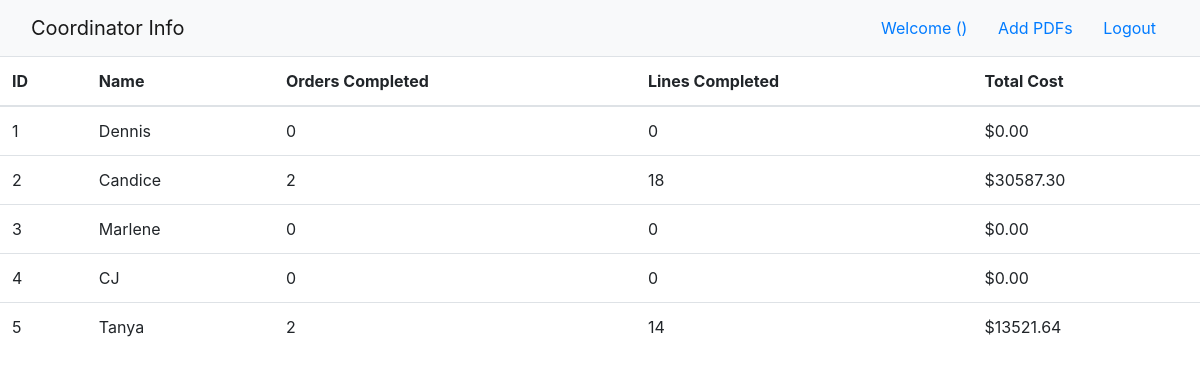
The app's page /index/ with its own data.
### ProductivityApp/models.py (models this page shows, shortened)
class Coordinator(models.Model):
    id = models.AutoField(primary_key = True)
    name = models.CharField(null = False, max_length = 50)
    orders_completed = models.IntegerField(default = 0)
    lines_completed = models.IntegerField(default = 0)
    total_cost = models.DecimalField(default = 0, max_digits = 10, decimal_places = 2)

### ProductivityApp/views.py (the view)
# urls.py: path("index/", view = views.get_coordinators, name = "index"),
def get_coordinators(request):
    if request.method == "GET":
        context = {"coordinators": models.Coordinator.objects.all()}
        return render(request, "index.html", context)

### ProductivityApp/templates/index.html (shortened to what this page needs)
<!DOCTYPE html>
<html lang="en">
    <head>
        <link rel="stylesheet" href="https://stackpath.bootstrapcdn.com/bootstrap/4.3.1/css/bootstrap.min.css">
        <link href="https://unpkg.com/bootstrap-table@1.18.2/dist/bootstrap-table.min.css" rel="stylesheet">
    </head>
    <body>
        <nav class="navbar navbar-light bg-light">
            <div class="container-fluid">
                <div class="navbar-header">
                    <a class="navbar-brand" href="#">Coordinator Info</a>
                </div>
                <ul class="nav navbar-nav navbar-right">
                    <li>
                        <a class="btn btn-link" href="#">Welcome {{ user.first_name }}({{ user.username }})</a>
                        <a class="btn btn-link" href="{% url 'pdf' %}">Add PDFs</a>
                        <a class="btn btn-link" href="{% url 'logout' %}">Logout</a>
                    </li>
                </ul>
            </div>
        </nav>
        <table class="table" id="table">
            <thead>
                <tr>
                    <th>
                        ID
                    </th>
                    <th>
                        Name
                    </th>
                    <th>
                        Orders Completed
                    </th>
                    <th>
                        Lines Completed
                    </th>
                    <th>
                        Total Cost
                    </th>
                </tr>
            </thead>
            <tbody>
                {% for coordinator in coordinators %}
                    <tr>
                        <td>{{coordinator.id}}</td>
                        <td>{{coordinator.name}}</td>
                        <td>{{coordinator.orders_completed}}</td>
                        <td>{{coordinator.lines_completed}}</td>
                        <td>${{coordinator.total_cost}}</td>
                    </tr>
                {% endfor %}
            </tbody>
        </table>
    </body>
</html>

### records on screen
Coordinator: id "1", name "Dennis", orders_completed "0", lines_completed "0", total_cost "0.00"
Coordinator: id "2", name "Candice", orders_completed "2", lines_completed "18", total_cost "30587.30"
Coordinator: id "3", name "Marlene", orders_completed "0", lines_completed "0", total_cost "0.00"
Coordinator: id "4", name "CJ", orders_completed "0", lines_completed "0", total_cost "0.00"
Coordinator: id "5", name "Tanya", orders_completed "2", lines_completed "14", total_cost "13521.64"
